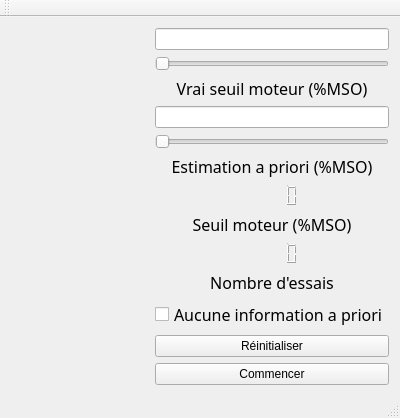
<?xml version="1.0" encoding="UTF-8"?>
<ui version="4.0">
 <class>MainWindow</class>
 <widget class="QMainWindow" name="MainWindow">
  <property name="geometry">
   <rect>
    <x>0</x>
    <y>0</y>
    <width>400</width>
    <height>333</height>
   </rect>
  </property>
  <property name="sizePolicy">
   <sizepolicy hsizetype="Preferred" vsizetype="Preferred">
    <horstretch>0</horstretch>
    <verstretch>0</verstretch>
   </sizepolicy>
  </property>
  <property name="windowTitle">
   <string>MainWindow</string>
  </property>
  <widget class="QWidget" name="centralWidget">
   <layout class="QGridLayout" name="gridLayout">
    <item row="0" column="0" rowspan="4">
     <widget class="QCustomPlot" name="customPlot" native="true">
      <property name="sizePolicy">
       <sizepolicy hsizetype="Preferred" vsizetype="Preferred">
        <horstretch>3</horstretch>
        <verstretch>0</verstretch>
       </sizepolicy>
      </property>
      <property name="minimumSize">
       <size>
        <width>75</width>
        <height>0</height>
       </size>
      </property>
      <property name="baseSize">
       <size>
        <width>600</width>
        <height>0</height>
       </size>
      </property>
     </widget>
    </item>
    <item row="0" column="1">
     <layout class="QVBoxLayout" name="verticalLayout">
      <property name="sizeConstraint">
       <enum>QLayout::SetFixedSize</enum>
      </property>
      <item>
       <spacer name="verticalSpacer_3">
        <property name="orientation">
         <enum>Qt::Vertical</enum>
        </property>
        <property name="sizeHint" stdset="0">
         <size>
          <width>20</width>
          <height>13</height>
         </size>
        </property>
       </spacer>
      </item>
      <item>
       <layout class="QHBoxLayout" name="horizontalLayout">
        <item>
         <widget class="QLineEdit" name="VMT"/>
        </item>
       </layout>
      </item>
      <item>
       <widget class="QSlider" name="sliderVMT">
        <property name="minimumSize">
         <size>
          <width>100</width>
          <height>0</height>
         </size>
        </property>
        <property name="orientation">
         <enum>Qt::Horizontal</enum>
        </property>
       </widget>
      </item>
      <item>
       <widget class="QLabel" name="label">
        <property name="font">
         <font>
          <family>FontAwesome</family>
          <pointsize>12</pointsize>
         </font>
        </property>
        <property name="text">
         <string>Vrai seuil moteur (%MSO)</string>
        </property>
        <property name="alignment">
         <set>Qt::AlignCenter</set>
        </property>
       </widget>
      </item>
      <item>
       <layout class="QHBoxLayout" name="horizontalLayout_2">
        <item>
         <widget class="QLineEdit" name="EMT"/>
        </item>
       </layout>
      </item>
      <item>
       <widget class="QSlider" name="sliderMT">
        <property name="minimumSize">
         <size>
          <width>100</width>
          <height>0</height>
         </size>
        </property>
        <property name="orientation">
         <enum>Qt::Horizontal</enum>
        </property>
       </widget>
      </item>
      <item>
       <widget class="QLabel" name="label_2">
        <property name="font">
         <font>
          <family>FontAwesome</family>
          <pointsize>12</pointsize>
         </font>
        </property>
        <property name="text">
         <string>Estimation a priori (%MSO)</string>
        </property>
        <property name="alignment">
         <set>Qt::AlignCenter</set>
        </property>
       </widget>
      </item>
      <item>
       <spacer name="verticalSpacer_2">
        <property name="orientation">
         <enum>Qt::Vertical</enum>
        </property>
        <property name="sizeHint" stdset="0">
         <size>
          <width>20</width>
          <height>28</height>
         </size>
        </property>
       </spacer>
      </item>
     </layout>
    </item>
    <item row="1" column="1">
     <layout class="QVBoxLayout" name="verticalLayout_2">
      <item>
       <spacer name="verticalSpacer_4">
        <property name="orientation">
         <enum>Qt::Vertical</enum>
        </property>
        <property name="sizeHint" stdset="0">
         <size>
          <width>20</width>
          <height>18</height>
         </size>
        </property>
       </spacer>
      </item>
      <item alignment="Qt::AlignHCenter|Qt::AlignVCenter">
       <widget class="QLCDNumber" name="seuil">
        <property name="frameShape">
         <enum>QFrame::NoFrame</enum>
        </property>
       </widget>
      </item>
      <item>
       <widget class="QLabel" name="label_4">
        <property name="font">
         <font>
          <family>FontAwesome</family>
          <pointsize>12</pointsize>
         </font>
        </property>
        <property name="text">
         <string>Seuil moteur (%MSO)</string>
        </property>
        <property name="alignment">
         <set>Qt::AlignCenter</set>
        </property>
       </widget>
      </item>
      <item alignment="Qt::AlignHCenter|Qt::AlignVCenter">
       <widget class="QLCDNumber" name="nbPulses">
        <property name="frameShape">
         <enum>QFrame::NoFrame</enum>
        </property>
       </widget>
      </item>
      <item>
       <widget class="QLabel" name="label_3">
        <property name="font">
         <font>
          <family>FontAwesome</family>
          <pointsize>12</pointsize>
         </font>
        </property>
        <property name="text">
         <string>Nombre d'essais</string>
        </property>
        <property name="alignment">
         <set>Qt::AlignCenter</set>
        </property>
       </widget>
      </item>
      <item>
       <spacer name="verticalSpacer_5">
        <property name="orientation">
         <enum>Qt::Vertical</enum>
        </property>
        <property name="sizeHint" stdset="0">
         <size>
          <width>20</width>
          <height>40</height>
         </size>
        </property>
       </spacer>
      </item>
      <item alignment="Qt::AlignHCenter|Qt::AlignVCenter">
       <widget class="QCheckBox" name="checkBox">
        <property name="font">
         <font>
          <family>FontAwesome</family>
          <pointsize>12</pointsize>
         </font>
        </property>
        <property name="text">
         <string>Aucune information a priori</string>
        </property>
       </widget>
      </item>
      <item>
       <spacer name="verticalSpacer">
        <property name="orientation">
         <enum>Qt::Vertical</enum>
        </property>
        <property name="sizeHint" stdset="0">
         <size>
          <width>20</width>
          <height>18</height>
         </size>
        </property>
       </spacer>
      </item>
     </layout>
    </item>
    <item row="2" column="1">
     <widget class="QPushButton" name="clear">
      <property name="text">
       <string>Réinitialiser</string>
      </property>
     </widget>
    </item>
    <item row="3" column="1">
     <widget class="QPushButton" name="Start">
      <property name="text">
       <string>Commencer</string>
      </property>
      <property name="checkable">
       <bool>false</bool>
      </property>
     </widget>
    </item>
   </layout>
  </widget>
  <widget class="QMenuBar" name="menuBar">
   <property name="geometry">
    <rect>
     <x>0</x>
     <y>0</y>
     <width>400</width>
     <height>17</height>
    </rect>
   </property>
  </widget>
  <widget class="QToolBar" name="mainToolBar">
   <attribute name="toolBarArea">
    <enum>TopToolBarArea</enum>
   </attribute>
   <attribute name="toolBarBreak">
    <bool>false</bool>
   </attribute>
  </widget>
  <widget class="QStatusBar" name="statusBar"/>
 </widget>
 <layoutdefault spacing="6" margin="11"/>
 <customwidgets>
  <customwidget>
   <class>QCustomPlot</class>
   <extends>QWidget</extends>
   <header>qcustomplot.h</header>
   <container>1</container>
  </customwidget>
 </customwidgets>
 <resources/>
 <connections/>
</ui>
